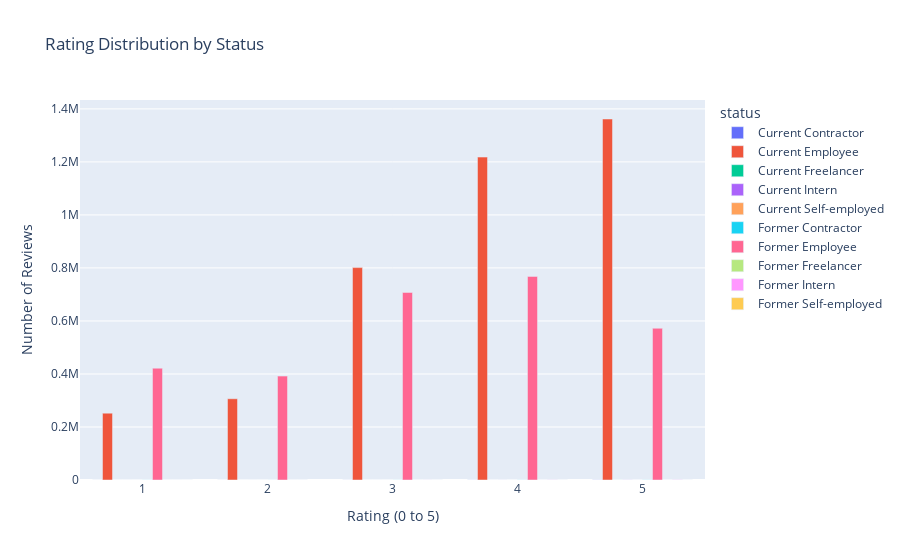

The cell this chart's notebook holds for it:
### Code cell
status_rating_counts = clean_reviews.groupby(['status', 'rating']).size().reset_index(name='count')

# Create a bar plot with Plotly
fig = px.bar(status_rating_counts, 
             x='rating', 
             y='count', 
             color='status', 
             barmode='group', 
             labels={'rating': 'Rating', 'count': 'Number of Reviews'},
             title='Rating Distribution by Status')

# Show the plot
fig.show()

### Figure 1 — Plotly figure (JSON) as saved in the notebook; plotly's stock layout.template omitted (floating-point values rounded to 4 significant figures)
{"data": [{"alignmentgroup": "True", "hovertemplate": "status=Current Contractor<br>Rating (0 to 5)=%{x}<br>Number of Reviews=%{y}<extra></extra>", "legendgroup": "Current Contractor", "marker": {"color": "#636efa", "pattern": {"shape": ""}}, "name": "Current Contractor", "offsetgroup": "Current Contractor", "orientation": "v", "showlegend": true, "textposition": "auto", "type": "bar", "x": [1, 2, 3, 4, 5], "xaxis": "x", "y": [90, 63, 154, 247, 504], "yaxis": "y"}, {"alignmentgroup": "True", "hovertemplate": "status=Current Employee<br>Rating (0 to 5)=%{x}<br>Number of Reviews=%{y}<extra></extra>", "legendgroup": "Current Employee", "marker": {"color": "#EF553B", "pattern": {"shape": ""}}, "name": "Current Employee", "offsetgroup": "Current Employee", "orientation": "v", "showlegend": true, "textposition": "auto", "type": "bar", "x": [1, 2, 3, 4, 5], "xaxis": "x", "y": [251967, 306476, 801196, 1218134, 1361824], "yaxis": "y"}, {"alignmentgroup": "True", "hovertemplate": "status=Current Freelancer<br>Rating (0 to 5)=%{x}<br>Number of Reviews=%{y}<extra></extra>", "legendgroup": "Current Freelancer", "marker": {"color": "#00cc96", "pattern": {"shape": ""}}, "name": "Current Freelancer", "offsetgroup": "Current Freelancer", "orientation": "v", "showlegend": true, "textposition": "auto", "type": "bar", "x": [1, 2, 3, 4, 5], "xaxis": "x", "y": [24, 12, 31, 56, 134], "yaxis": "y"}, {"alignmentgroup": "True", "hovertemplate": "status=Current Intern<br>Rating (0 to 5)=%{x}<br>Number of Reviews=%{y}<extra></extra>", "legendgroup": "Current Intern", "marker": {"color": "#ab63fa", "pattern": {"shape": ""}}, "name": "Current Intern", "offsetgroup": "Current Intern", "orientation": "v", "showlegend": true, "textposition": "auto", "type": "bar", "x": [1, 2, 3, 4, 5], "xaxis": "x", "y": [27, 20, 61, 140, 396], "yaxis": "y"}, {"alignmentgroup": "True", "hovertemplate": "status=Current Self-employed<br>Rating (0 to 5)=%{x}<br>Number of Reviews=%{y}<extra></extra>", "legendgroup": "Current Self-employed", "marker": {"color": "#FFA15A", "pattern": {"shape": ""}}, "name": "Current Self-employed", "offsetgroup": "Current Self-employed", "orientation": "v", "showlegend": true, "textposition": "auto", "type": "bar", "x": [1, 2, 3, 4, 5], "xaxis": "x", "y": [1, 2, 4, 5, 20], "yaxis": "y"}, {"alignmentgroup": "True", "hovertemplate": "status=Former Contractor<br>Rating (0 to 5)=%{x}<br>Number of Reviews=%{y}<extra></extra>", "legendgroup": "Former Contractor", "marker": {"color": "#19d3f3", "pattern": {"shape": ""}}, "name": "Former Contractor", "offsetgroup": "Former Contractor", "orientation": "v", "showlegend": true, "textposition": "auto", "type": "bar", "x": [1, 2, 3, 4, 5], "xaxis": "x", "y": [278, 141, 236, 373, 488], "yaxis": "y"}, {"alignmentgroup": "True", "hovertemplate": "status=Former Employee<br>Rating (0 to 5)=%{x}<br>Number of Reviews=%{y}<extra></extra>", "legendgroup": "Former Employee", "marker": {"color": "#FF6692", "pattern": {"shape": ""}}, "name": "Former Employee", "offsetgroup": "Former Employee", "orientation": "v", "showlegend": true, "textposition": "auto", "type": "bar", "x": [1, 2, 3, 4, 5], "xaxis": "x", "y": [421810, 391907, 707544, 768058, 572344], "yaxis": "y"}, {"alignmentgroup": "True", "hovertemplate": "status=Former Freelancer<br>Rating (0 to 5)=%{x}<br>Number of Reviews=%{y}<extra></extra>", "legendgroup": "Former Freelancer", "marker": {"color": "#B6E880", "pattern": {"shape": ""}}, "name": "Former Freelancer", "offsetgroup": "Former Freelancer", "orientation": "v", "showlegend": true, "textposition": "auto", "type": "bar", "visible": true, "x": [1, 2, 3, 4, 5], "xaxis": "x", "y": [66, 30, 52, 59, 115], "yaxis": "y"}, {"alignmentgroup": "True", "hovertemplate": "status=Former Intern<br>Rating (0 to 5)=%{x}<br>Number of Reviews=%{y}<extra></extra>", "legendgroup": "Former Intern", "marker": {"color": "#FF97FF", "pattern": {"shape": ""}}, "name": "Former Intern", "offsetgroup": "Former Intern", "orientation": "v", "showlegend": true, "textposition": "auto", "type": "bar", "x": [1, 2, 3, 4, 5], "xaxis": "x", "y": [104, 106, 209, 552, 884], "yaxis": "y"}, {"alignmentgroup": "True", "hovertemplate": "status=Former Self-employed<br>Rating (0 to 5)=%{x}<br>Number of Reviews=%{y}<extra></extra>", "legendgroup": "Former Self-employed", "marker": {"color": "#FECB52", "pattern": {"shape": ""}}, "name": "Former Self-employed", "offsetgroup": "Former Self-employed", "orientation": "v", "showlegend": true, "textposition": "auto", "type": "bar", "x": [1, 3, 4, 5], "xaxis": "x", "y": [3, 6, 8, 12], "yaxis": "y"}], "layout": {"autosize": true, "barmode": "group", "legend": {"title": {"text": "status"}, "tracegroupgap": 0}, "title": {"text": "Rating Distribution by Status"}, "xaxis": {"anchor": "y", "autorange": true, "domain": [0, 1], "range": [0.5, 5.5], "title": {"text": "Rating (0 to 5)"}, "type": "linear"}, "yaxis": {"anchor": "x", "autorange": true, "domain": [0, 1], "range": [0, 1433000.0], "title": {"text": "Number of Reviews"}, "type": "linear"}}}
